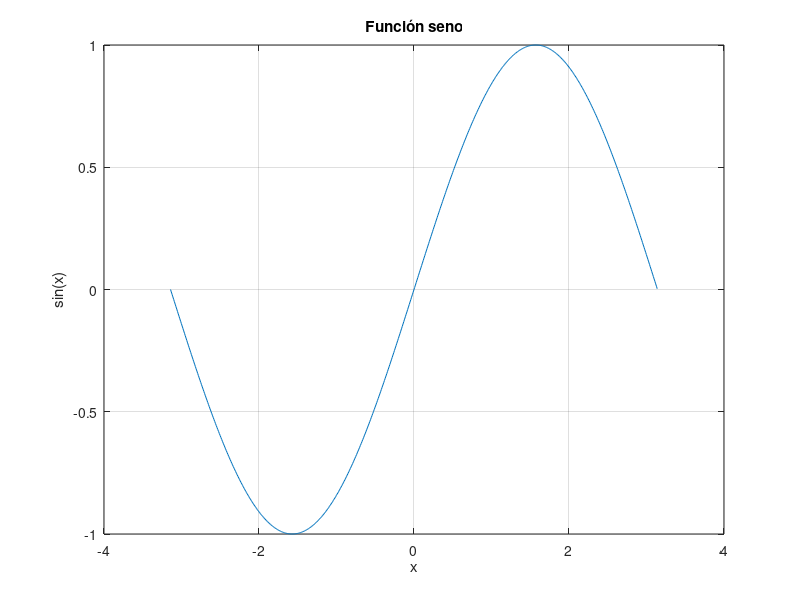
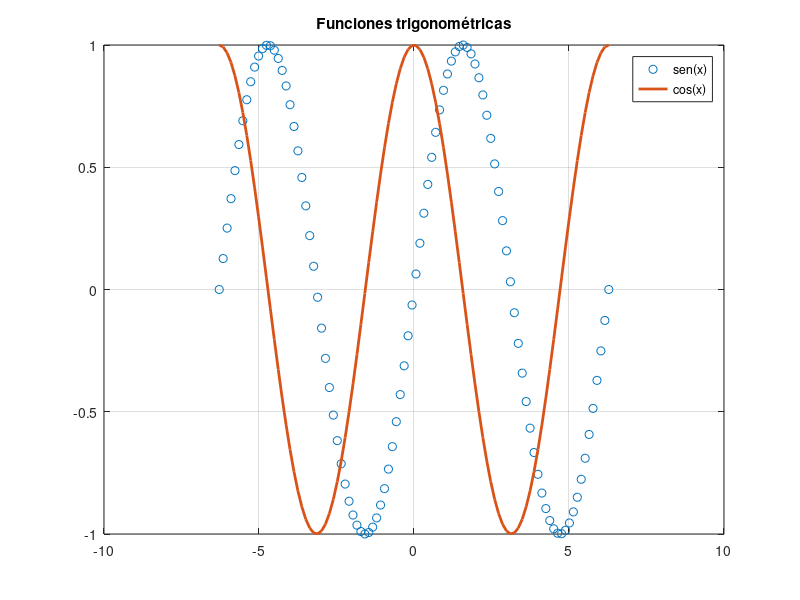
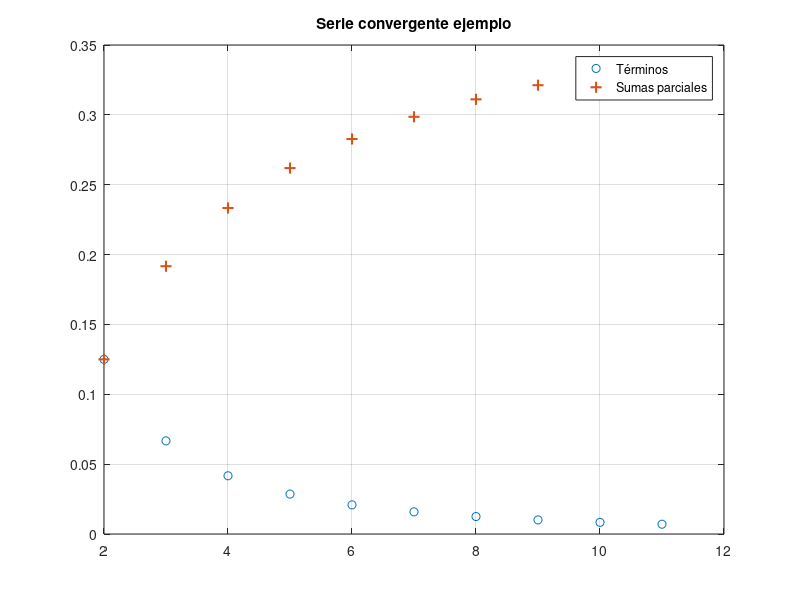
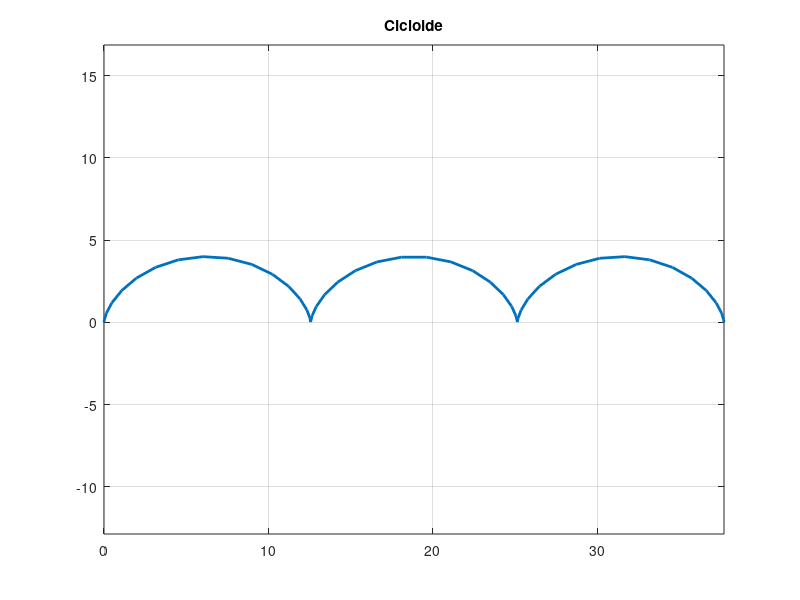

Reproduce these figures in MATLAB, in order.
%% 1. Configuración inicial y primeros comandos
clc; clear; close all;
format compact;
more off;

disp('=== 1. Configuración básica y primeros comandos ===');

% Comentarios y visualización básica
disp('Ejemplo de visualización:');
disp('hola');  % Forma correcta para mostrar texto

% Variables y operaciones básicas
b = 1;        % Asignación de variables
y = b*1;      % Operaciones aritméticas

% Operaciones como calculadora
disp('Operaciones básicas:');
result1 = 9+6/8*5        % Precedencia de operadores
result2 = (9+6)/(8*5)    % Uso de paréntesis

%% 2. Funciones matemáticas y gráficos
disp('=== 2. Funciones matemáticas y gráficos ===');

% Funciones trigonométricas
x = -pi:0.01:pi;        % Rango de valores

figure;
plot(x, sin(x));        % Gráfico básico
grid on;                % Activar cuadrícula
title('Función seno');  % Añadir título
xlabel('x');
ylabel('sin(x)');

% Gráfica más compleja
x = linspace(-2*pi, 2*pi);
y1 = sin(x);
y2 = cos(x);

figure;
plot(x, y1, 'o', x, y2, '-', 'LineWidth', 2);
legend('sen(x)', 'cos(x)');
title('Funciones trigonométricas');
grid on;

%% 3. Límites y sucesiones
disp('=== 3. Límites y sucesiones ===');

% Cálculo del número e
f = @(n) (1+1./n).^n;  % Función anónima
k = 0:9;               % Vector de exponentes
n = 10.^k;             % Potencias de 10

disp('Aproximación al número e:');
format long;           % Mostrar más decimales
resultados = f(n)'
format short;          % Volver al formato corto

%% 4. Series y sumatorias
disp('=== 4. Series y sumatorias ===');

% Serie convergente ejemplo
n = 2:11;                     % Términos de la serie
a = 1./(n.*(n+2));            % Términos individuales

% Sumas parciales (dos métodos)
% Método vectorizado
sumas = cumsum(a);            

% Método con bucle
for i = 1:10
    s(i) = sum(a(1:i));
end

% Visualización
figure;
plot(n, a, 'o', n, sumas, '+', 'MarkerSize', 8, 'LineWidth', 1.5);
legend('Términos', 'Sumas parciales');
title('Serie convergente ejemplo');
grid on;

% Serie armónica (divergente)
disp('Suma de la serie armónica:');
n = 1:1000;
sum_armonica_1k = sum(1./n)

n = 1:1e6;
sum_armonica_1M = sum(1./n)

%% 5. Gráficas paramétricas y polares
disp('=== 5. Gráficas paramétricas y polares ===');

% Cicloide (curva paramétrica)
t = linspace(0, 6*pi, 50);
x = 2*(t-sin(t));
y = 2*(1-cos(t));

figure;
plot(x, y, 'LineWidth', 2);
axis('equal');  % Misma escala en ejes
title('Cicloide');
grid on;

% Gráficas polares
theta = linspace(0, 2*pi, 100);
r = 1 - 2*sin(theta);

% Método 1: Conversión a cartesianas
x = r.*cos(theta);
y = r.*sin(theta);

figure;
subplot(1,2,1);
plot(x, y, 'LineWidth', 2);
title('Limaçon en coordenadas cartesianas');
axis('equal');
grid on;

% Método 2: Usando función polar
subplot(1,2,2);
polar(theta, r);  % Gráfico polar directo
title('Limaçon en coordenadas polares');

%% 6. Gráficas implícitas
disp('=== 6. Gráficas implícitas ===');

% Función implícita
f = @(x,y) -x.^2 - x.*y + x - y.^2 - y - 1;

figure;
ezplot(f);
title('Gráfica implícita: -x^2-xy+x-y^2-y=1');
grid on;

%% 7. Consejos y ejercicios adicionales
disp('=== 7. Consejos y ejercicios ===');

disp('Consejos:');
disp('1. Use operaciones vectorizadas en lugar de bucles');
disp('2. Pre-asigne memoria para matrices grandes');
disp('3. Documente su código con comentarios');

disp('Ejercicios sugeridos:');
disp('1. Modificar la cicloide para diferentes radios');
disp('2. Graficar rosas polares (r = cos(kθ))');
disp('3. Calcular límites de sucesiones más complejas');

disp('Recursos:');
disp('doc plot      % Documentación de gráficos');
disp('doc function  % Crear funciones personalizadas');
disp('doc symbolic  % Cálculo simbólico');

disp('=== Fin del cuaderno ===');
